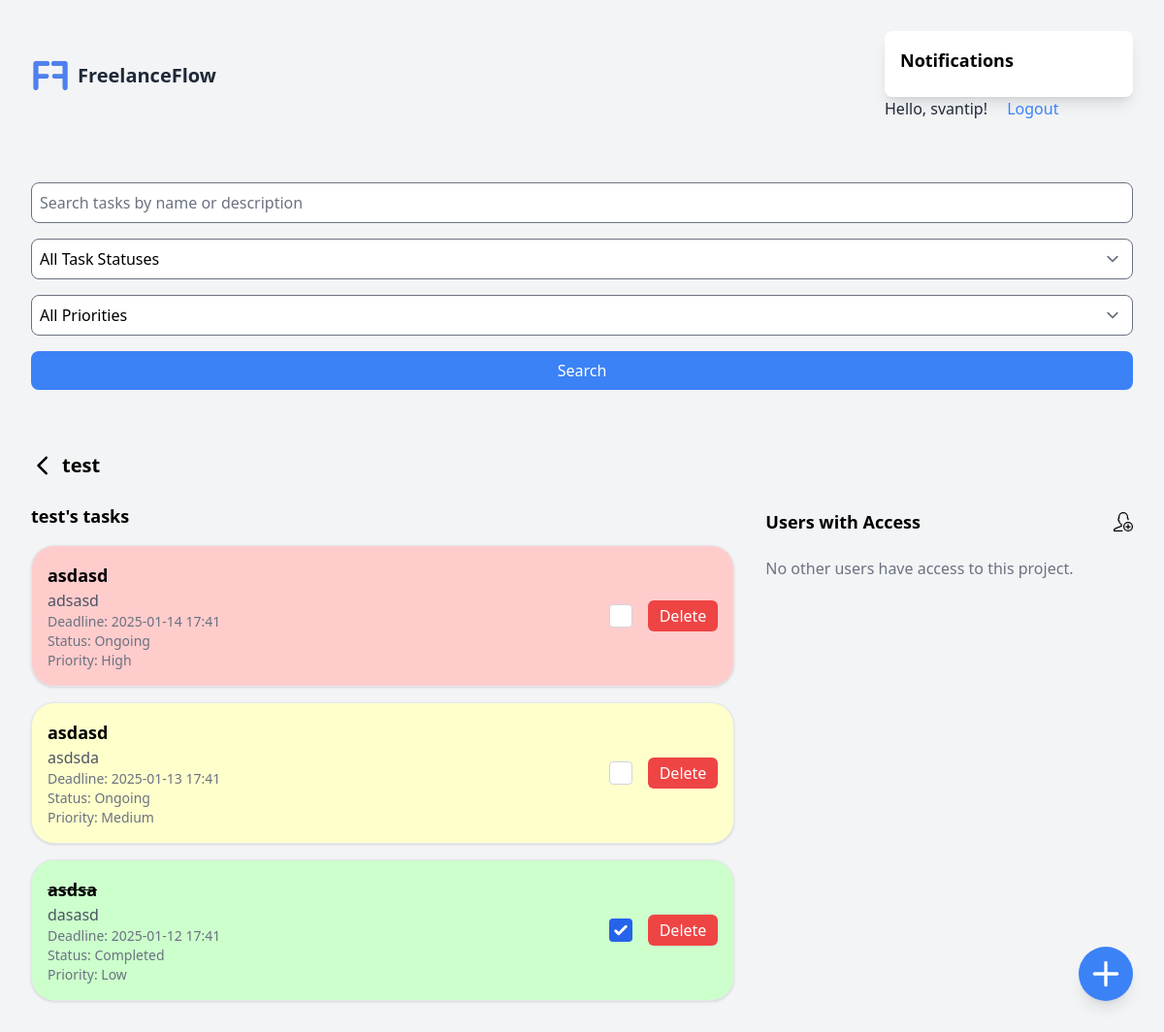
The page /projects/7/ (signed in) on the database as committed earlier.
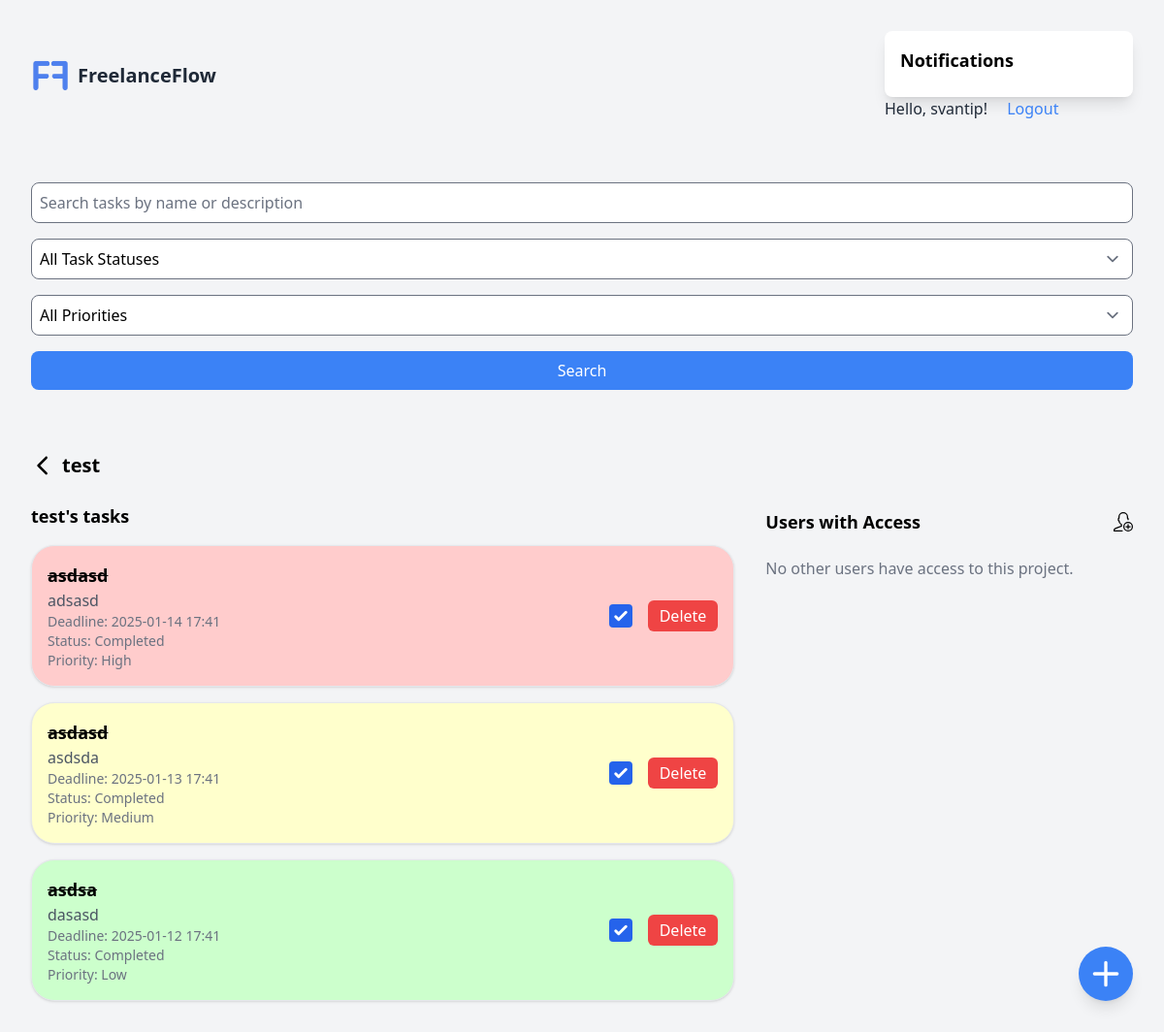
The same page on the database as committed later.
### myapp/models.py (models this page shows, shortened)
class Task(models.Model):
    task_id = models.BigAutoField(primary_key=True)
    TASK_STATUS_CHOICES = [
        ('ongoing', 'Ongoing'),         # (database_value, display_name)
        ('completed', 'Completed'),
    ]
    TASK_PRIORITY_CHOICES = [
        ('high', 'High'),
        ('medium', 'Medium'),
        ('low', 'Low'),
    ]
    task_name = models.CharField(max_length=200)
    task_description = models.TextField(blank=True)
    task_status = models.CharField(max_length=20, choices=TASK_STATUS_CHOICES)
    task_priority = models.CharField(
        max_length=20, choices=TASK_PRIORITY_CHOICES
    )
    task_deadline = models.DateTimeField()
    project = models.ForeignKey(
        Project, on_delete=models.CASCADE, related_name="tasks"
    )
    task_created = models.DateTimeField(auto_now_add=True)
    task_updated = models.DateTimeField(auto_now=True)

### myapp/views.py (the view)
# urls.py: path('projects/<int:pk>/', views.project_details,
@login_required
def project_details(request, pk):
    project = get_object_or_404(Project, pk=pk)
    if request.user != project.owner and request.user not in project.viewers.all():
        return render(request, "403.html", status=403)
    query = request.GET.get('q', '')  # Pretraživačka fraza
    task_status = request.GET.get('status', '')
    task_priority = request.GET.get('priority', '')
    tasks = project.tasks.all()
    if query:
        tasks = tasks.filter(
            Q(task_name__icontains=query) |
            Q(task_description__icontains=query)
        )
    if task_status:
        tasks = tasks.filter(task_status=task_status)
    if task_priority:
        tasks = tasks.filter(task_priority=task_priority)
    context = {
        'project': project,
        'tasks': tasks,
        'query': query,
        'task_status': task_status,
        'task_priority': task_priority,
    }
    return render(request, 'projects/project_details.html', context)

### myapp/templates/projects/project_details.html (shortened to what the changed rows need)
{% extends "base.html" %}
{% load static %}
{% block content %}
<div class="w-full h-full bg-gray-100">
  <div class="p-8">
    {% if user.is_authenticated %}
    <div class="flex flex-row h-auto items-center space-x-2">
      <h1 class="text-xl font-bold">{{ project.project_name }}</h1>
    </div>
    <div class="flex flex-col lg:flex-row lg:space-x-8 mt-6">
      <div class="flex-1">
        <h2 class="text-lg font-semibold mb-4">{{ project.project_name }}'s tasks</h2>
        {% if tasks %}
        <ul class="space-y-4">
          {% for task in tasks %}
          <li
  class="p-4 border rounded-3xl shadow flex justify-between items-center"
  data-task-id="{{ task.task_id }}"
  data-priority="{{ task.task_priority }}"
  data-status="{{ task.task_status }}"
  style="
    background-color:
    {% if task.task_priority == 'high' %}#FFCCCC{% elif task.task_priority == 'medium' %}#FFFFCC{% elif task.task_priority == 'low' %}#CCFFCC{% else %}white{% endif %};
  "
>
  <div>
    <h3
      class="text-lg font-semibold task-name"
      style="{% if task.task_status == 'completed' %}text-decoration: line-through;{% endif %}">
      {{ task.task_name }}
    </h3>
    <p class="text-gray-600">{{ task.task_description }}</p>
    <p class="text-sm text-gray-500">Deadline: {{ task.task_deadline|date:"Y-m-d H:i" }}</p>
    <p class="text-sm text-gray-500">
      Status: <span class="task-status-display">{{ task.get_task_status_display }}</span>
    </p>
    <p class="text-sm text-gray-500">Priority: {{ task.get_task_priority_display }}</p>
  </div>
  <div class="flex items-center space-x-4">
    <label class="flex items-center space-x-2">
      <input
        type="checkbox"
        data-task-id="{{ task.task_id }}"
        {% if task.task_status == 'completed' %}checked{% endif %}
        class="task-status-checkbox h-6 w-6 text-blue-600 border-gray-300 rounded focus:ring focus:ring-blue-300">
    </label>
    <button
      class="delete-task-button bg-red-500 text-white px-3 py-1 rounded-md hover:bg-red-700 focus:outline-none focus:ring-2 focus:ring-red-300"
      data-task-id="{{ task.task_id }}">
      Delete
    </button>
  </div>
</li>
          {% endfor %}
        </ul>
        {% else %}
        <p class="text-gray-700">No tasks found for this project.</p>
        {% endif %}
      </div>
      <div class="lg:w-1/3">
        <div class="flex flex-row items-center justify-between space-x-5 h-10 lg:mb-4 mt-5 lg:mt-0">
          <h2 class="text-lg font-semibold">Users with Access</h2>
        </div>
      </div>
    </div>
    {% else %}
    <h1 class="text-xl font-bold">Please log in to access the project details.</h1>
    {% endif %}
  </div>
</div>
{% endblock %}

Rows that differ between the two databases and show on the page:
changed Task "adsasd": task_status "Ongoing" → "Completed"; task_status "☐" → "☑"
changed Task "asdsda": task_status "Ongoing" → "Completed"; task_status "☐" → "☑"
